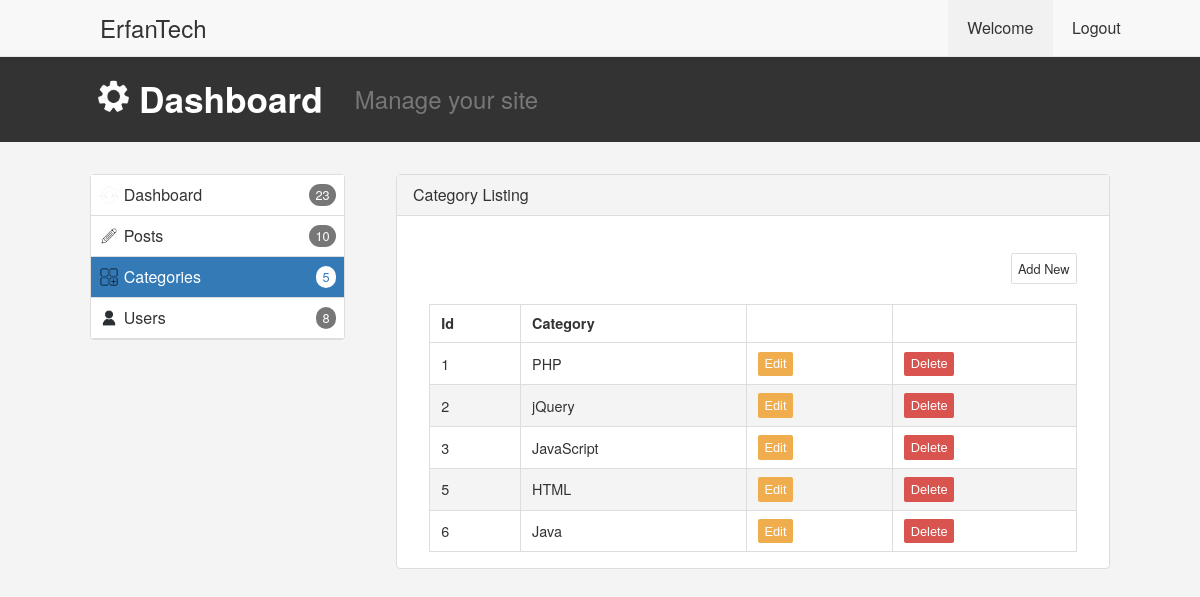
/login/dashboard/categories.php, run on the app's committed database.
### tables this page shows
CREATE TABLE `cms_category` (
  `id` int(11) NOT NULL,
  `name` varchar(100) NOT NULL
);

### login/dashboard/api/posts/read.php (called while the page is built, shortened)
<?php
$database = new Database();
$db = $database->connect();
$posts = new Posts($db);
$result = $posts->read();
if (!empty($result)) {
    $posts_arr = [];
}

### login/dashboard/api/categories/read.php (called while the page is built, shortened)
<?php
include_once "classes/Categories.php";
$database = new Database();
$db = $database->connect();
$categories = new Categories($db);
$result = $categories->read();
if (!empty($result)) {
    $categories_arr = [];
}

### login/dashboard/api/users/read.php (called while the page is built, shortened)
<?php
$database = new Database();
$db = $database->connect();
$users = new Users($db);
$result = $users->read();
if (!empty($result)) {
    $users_arr_read = [];
}

### login/dashboard/classes/Categories.php (called while the page is built, shortened)
<?php
class Categories
{
    private $conn;
    function __construct($db)
    {
        $this->conn = $db;
    }
    function read()
    {
        $query = "SELECT * FROM cms_category";
        $stmt = $this->conn->prepare($query);
        $stmt->execute();
        return $stmt;
    }
}

### login/dashboard/categories.php (the view, shortened to what this page needs)
<?php
include_once "api/categories/read.php";
include_once "api/posts/read.php";
include_once "api/users/read.php";
$database = new Database;
$root_url = $database->root_url;
?>
<!DOCTYPE html>
<html lang="en">
<head>
    <link rel="stylesheet" href="../../css/style.css">
</head>
<body class="dashboard-body">
    <header>
        <nav style="margin: 0;">
            <ul>
                <section class="logo">
                    <a href="<?php echo $root_url . '/index.php'; ?>" id="logo">ErfanTech</a>
                </section>
                <section class="nav-menu">
                    <li id="welcome-li"><span><?php echo 'Welcome ' . $users_arr[0]['first_name']; ?></span></li>
                    <li id="logout-li"><a href="<?php echo $root_url . '/login/logout.php'; ?>">Logout</a></li>
                </section>
            </ul>
        </nav>
        <article class="dashboard-header">
            <section style="margin-right: -.5rem;"><img src="../../images/gear.png" alt="dashboard"></section>
            <section>
                <h2>Dashboard</h2>
            </section>
            <section><span class="tag">Manage your site</span></section>
        </article>
    </header>
    <main>
        <article class="dashboard-container">
            <aside class="dashboard-list">
                <ul>
                    <li>
                        <a href="<?php echo "$root_url/login/dashboard/dashboard.php"; ?>">
                            <img src="../../images/gear.png" alt="dashboard">Dashboard
                        </a>
                        <span class="num">
                            <?php echo count($posts_arr) + count($categories_arr) + count($users_arr_read); ?>
                        </span>
                    </li>
                    <li>
                        <a href="<?php echo "$root_url/login/dashboard/posts.php"; ?>">
                            <img src="../../images/pencil.png" alt="posts">Posts
                        </a>
                        <span class="num">
                            <?php echo count($posts_arr); ?>
                        </span>
                    </li>
                    <li class="active">
                        <a href="<?php echo "$root_url/login/dashboard/categories.php"; ?>">
                            <img src="../../images/categories.png" alt="categories">Categories
                        </a>
                        <span class="num">
                            <?php echo count($categories_arr); ?>
                        </span>
                    </li>
                    <li>
                        <a href="<?php echo "$root_url/login/dashboard/users.php"; ?>">
                            <img src="../../images/user.png" alt="users">Users
                        </a>
                        <span class="num">
                            <?php echo count($users_arr_read); ?>
                        </span>
                    </li>
                </ul>
            </aside>
            <article class="dashboard-face">
                <section class="header">
                    <p>Category Listing</p>
                </section>
                <section class="body">
                    <section style="margin-bottom: 1.5rem;"><a id="add-post-btn" href="add_category.php">Add New</a></section>
                    <table>
                        <thead>
                            <tr>
                                <th>Id</th>
                                <th>Category</th>
                                <th></th>
                                <th></th>
                            </tr>
                        </thead>
                        <tbody>
                            <?php foreach ($categories_arr as $category) : ?>
                                <tr>
                                    <td><?php echo $category['id']; ?></td>
                                    <td><?php echo $category['name']; ?></td>
                                    <td>
                                        <form action='edit_category.php' method='POST'>
                                            <input type="submit" value="Edit" name="edit_submit" id="edit-btn-table">
                                        </form>
                                    </td>
                                    <td>
                                        <form action='<?php echo htmlspecialchars($_SERVER['PHP_SELF']); ?>' method='POST'>
                                            <input type="submit" value="Delete" name="dlt_submit" id="dlt-btn-table">
                                        </form>
                                    </td>
                                </tr>
                            <?php endforeach; ?>
                        </tbody>
                    </table>
                </section>
            </article>
        </article>
    </main>
</body>
</html>

### css/style.css (style rules this page uses)
* { box-sizing: border-box; margin: 0; }
body { font-family: "helvetica neue", helvetica, arial, sans-serif; line-height: 1.5; color: #333; }
nav { background-color: #f8f8f8; border-bottom: 1px solid #e7e7e7; margin-bottom: 2rem; display: flex; justify-content: center; align-items: center; }
h2 { font-size: 1.7rem; }
ul { display: flex; justify-content: space-between; align-items: center; list-style: none; }
nav ul { width: 90%; }
nav ul .logo, nav ul .nav-menu, nav ul .login-signup { display: flex; justify-content: center; align-items: center; }
nav ul a { text-decoration: none; color: #333; }
nav ul li { padding: 1rem 1.2rem; transition: 0.2s all ease-in-out; cursor: pointer; }
nav #logo { font-weight: 500; font-size: 1.5rem; }
main { display: flex; justify-content: center; align-items: center; flex-direction: column; }
.header { background: #f1f1f1; width: 100%; margin-bottom: 1.5rem; }
#welcome-li { background-color: #f1f1f1; cursor: auto; }
.dashboard-header { background-color: #333; color: white; padding: 1rem 5rem; display: flex; justify-content: flex-start; align-items: center; margin-bottom: 2rem; }
.dashboard-header img { width: 35px; }
.dashboard-header section { margin: 0 1rem; }
.dashboard-header h2 { font-size: 2.2rem; }
.dashboard-header span.tag { color: #777; font-size: 1.5rem; }
.dashboard-body { background-color: #f4f4f4; }
.dashboard-container { display: flex; justify-content: space-between; align-items: flex-start; width: 85%; }
.dashboard-list { width: 25%; border-radius: 4px; border: 1px solid #ddd; }
.dashboard-list ul { padding: 0; display: flex; flex-direction: column; justify-content: center; align-items: center; }
.dashboard-list img { width: 20px; margin-right: 0.3rem; }
.dashboard-list li { padding: 0.5rem; width: 100%; background-color: white; border-bottom: 1px solid #ddd; display: flex; justify-content: space-between; align-items: center; cursor: pointer; }
.dashboard-list a { text-decoration: none; color: #333; display: flex; justify-content: flex-start; align-items: center; }
.dashboard-list .num { background-color: #777; color: white; border-radius: 50px; padding: 0.1rem 0.4rem; font-size: 0.8rem; }
.dashboard-list li.active { background-color: #337ab7; }
.dashboard-list li.active a { color: white; }
.dashboard-list li.active .num { background-color: white; color: #337ab7; }
.dashboard-face { width: 70%; border-radius: 4px; border: 1px solid #ddd; background-color: white; }
.dashboard-face .header { background-color: #f4f4f4; border-bottom: 1px solid #ddd; padding: 0.5rem 1rem; }
.dashboard-face .body { padding: 1rem 2rem; display: flex; flex-direction: column; justify-content: center; align-items: flex-end; }
.dashboard-face .body table { border-radius: 4px; border: 1px solid #ddd; border-collapse: collapse; width: 100%; }
.dashboard-face .body tr { border-bottom: 1px solid #ddd; }
.dashboard-face .body tr:nth-child(even) { background-color: #f4f4f4; }
.dashboard-face .body td, .dashboard-face .body th { padding: 0.5rem 0.7rem; font-size: 0.9rem; border-right: 1px solid #ddd; text-align: start; }
.dashboard-face .body a, input#edit-btn-table, input#dlt-btn-table { text-decoration: none; color: white; border-radius: 2px; padding: 0.3rem 0.4rem; font-size: 0.8rem; cursor: pointer; }
#edit-btn-table { background-color: #f0ad4e; border: none; }
#dlt-btn-table { background-color: #d9534f; border: none; }
#add-post-btn { color: #333; border: 1px solid #ddd; cursor: pointer; }

### data on the page
cms_category: id "1", name "PHP"
cms_category: id "2", name "jQuery"
cms_category: id "3", name "JavaScript"
cms_category: id "5", name "HTML"
cms_category: id "6", name "Java"

### other printed values
count($posts_arr) + count($categories_arr) + count($users_arr_read) "23"
count($posts_arr) "10"
count($categories_arr) "5"
count($users_arr_read) "8"
